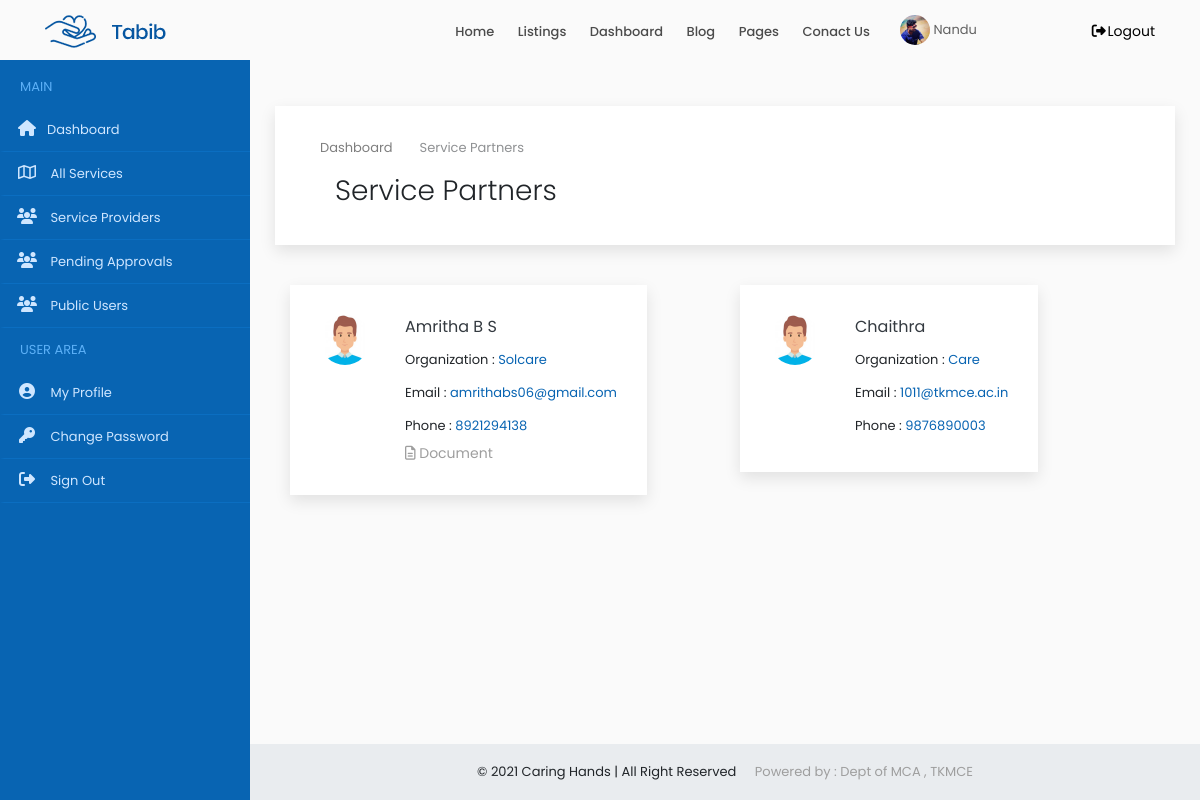
Page /administrator/providers/ (signed in) on the earlier database version.
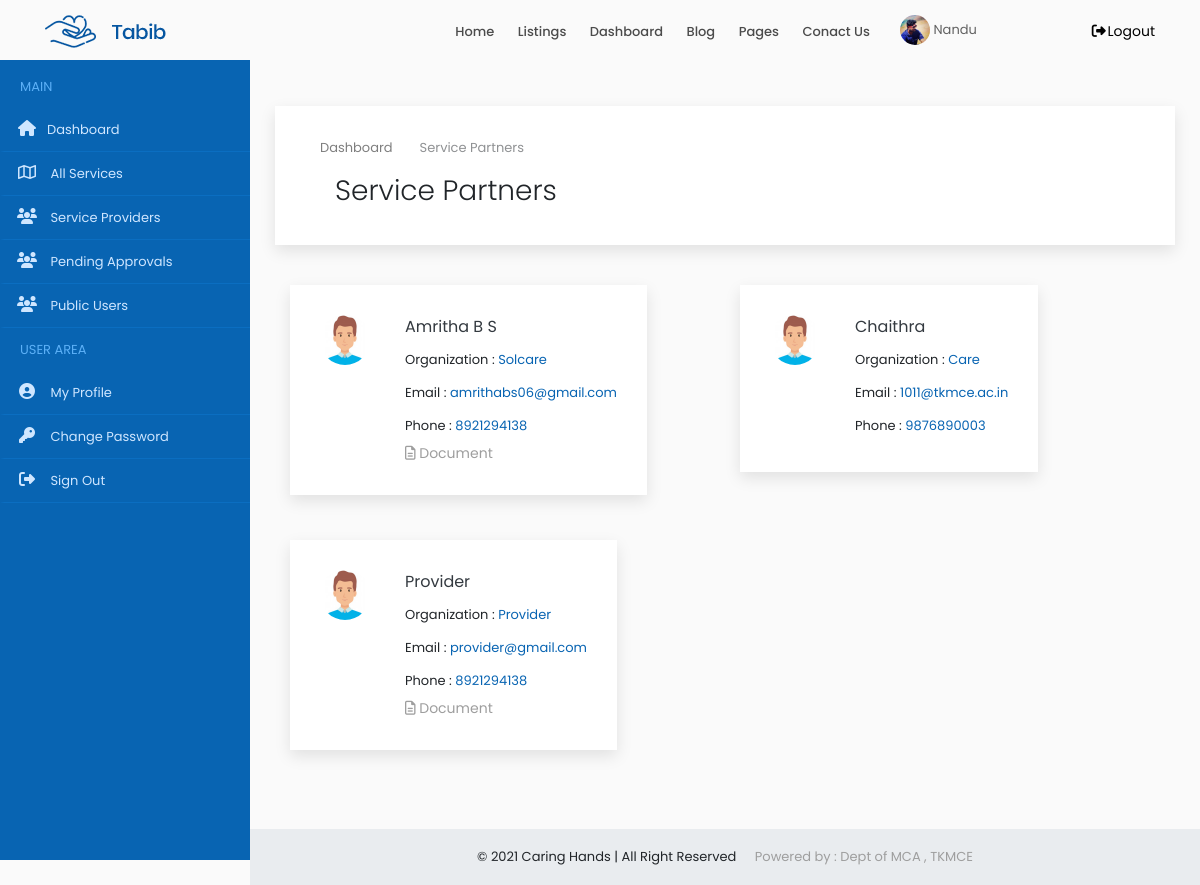
Same page on the later database version.
### accounts/models.py (models this page shows, shortened)
class Users(models.Model):
    user = models.ForeignKey(User,on_delete=models.CASCADE)
    name = models.CharField(max_length=150)
    email = models.EmailField(max_length=200,null=True, blank=True)
    organization = models.CharField(max_length=250,null=True, blank=True)
    mob = models.CharField(max_length=12)
    sex = models.CharField(max_length=10,choices=gender,default='Male')
    house = models.CharField(max_length=100,null=True, blank=True)
    street1 =models.CharField(max_length=100,null=True, blank=True)
    street2 =models.CharField(max_length=100,null=True, blank=True)
    city = models.CharField(max_length=100,null=True, blank=True)
    district = models.CharField(max_length=100,null=True, blank=True)
    state = models.CharField(max_length=100,null=True,choices=states, blank=True)
    pin = models.CharField(max_length=100,null=True,blank=True)
    age = models.IntegerField(null=True, blank=True)
    type = models.CharField(max_length=20,choices=user_type)
    approval = models.CharField(max_length=20,choices=approval_choices,default='Pending')
    document = models.FileField(upload_to='documents',null=True, blank=True)
    profile_picture = models.FileField(upload_to='dp',default='assets/img/user3.png')

### accounts/views.py (the view)
# urls.py: path('administrator/providers/',ViewServiceProviders.as_view(), name='service_providers'),
class ViewServiceProviders(View):
    def get(self, request):
        x = AdminCheck(request)
        if x == True:
            user = request.user
            account = Users.objects.get(user=user)
            sp = Users.objects.filter(type='service_provider',approval='1')
            context = {'account': account,'sp': sp}
            return render(request,'admin/service_providers.html',context)

### accounts/functions.py (called while the page is built)
def AdminCheck(request):
    user = request.user
    if user.is_authenticated:
        try:
            u = Users.objects.get(user=user)
            if u.type == 'admin':
                return (True)
            else:
                return (False)
        except:
            return (False)
    else:
        return (False)

### accounts/templates/admin/service_providers.html (shortened to what this page needs)
{% extends 'common/dashboard_main.html' %}
{% load static %}
{% block content %}
{% include 'common/header.html' %}
{% include 'admin/sidenav.html' %}
<div class="content-wrapper">
<div class="container-fluid overflow-hidden">
    <div class="row margin-tb-90px margin-lr-10px sm-mrl-0px">
        <div id="page-title" class="padding-30px background-white full-width box-shadow">
            <div class="container">
                <ol class="breadcrumb opacity-5">
                    <li><a href="{% url 'home' %}">Dashboard</a></li>
                    <li class="active">Service Partners</li>
                </ol>
                <div class="container-fluid">
                    <div class="row">
                        <div class="col-6">
                            <h1 class="font-weight-300">Service Partners</h1>
                        </div>
                        <div class="col-6">
                        </div>
                    </div>
                </div>
            </div>
        </div>
        <div class="container-fluid">
            <div class="row" style="margin-top:40px">
                {% for i in sp %}
                 <div class="col-lg-6 margin-bottom-45px full-width">
                    <div class="background-white thum-hover box-shadow  hvr-float">
                        <div class="padding-30px full-width">
                            <img src="{{i.profile_picture.url}}" class="float-left margin-right-20px border-radius-60 margin-bottom-20px" alt="" style="width: 50px;height:50px">
                            <div class="margin-left-85px">
                                <a class="d-block text-dark text-medium margin-bottom-5px" href="#">{{i.name|title}} </a>
                                <div class="d-block padding-tb-5px">Organization :  <a href="#" class="text-main-color">{{i.organization|title}}</a></div>
                                <div class="d-block padding-tb-5px">Email :  <a href="#" class="text-main-color">{{i.email}}</a></div>
                                <div class="d-block padding-tb-5px">Phone  :  <a href="#" class="text-main-color">{{i.mob}}</a></div>
                                {% if i.document %}
                                <a href="{{i.document.url}}" target="_blank" class="d-inline-block text-grey-2 text-up-small"><i class="far fa-file-alt"></i> Document</a>
                                {% endif %}
                            </div>
                        </div>
                    </div>
                </div>
                {% empty %}
                <div class="alert alert-danger  margin-bottom-35px border-radius-10 padding-30px">
                    <strong>OOPS!</strong> No Service Providers found
                    <hr>
                    <p class="margin-0px">Add new service providers to be listed out over here.</p>
                </div>
                {% endfor %}
            </div>
        </div>
    </div>
</div>
{% include 'common/small_footer.html' %}
</div>
{% endblock %}

Differences in the rows shown:
added Users: profile_picture (picture), name "Provider", organization "Provider", email "provider@gmail.com", mob "8921294138"
